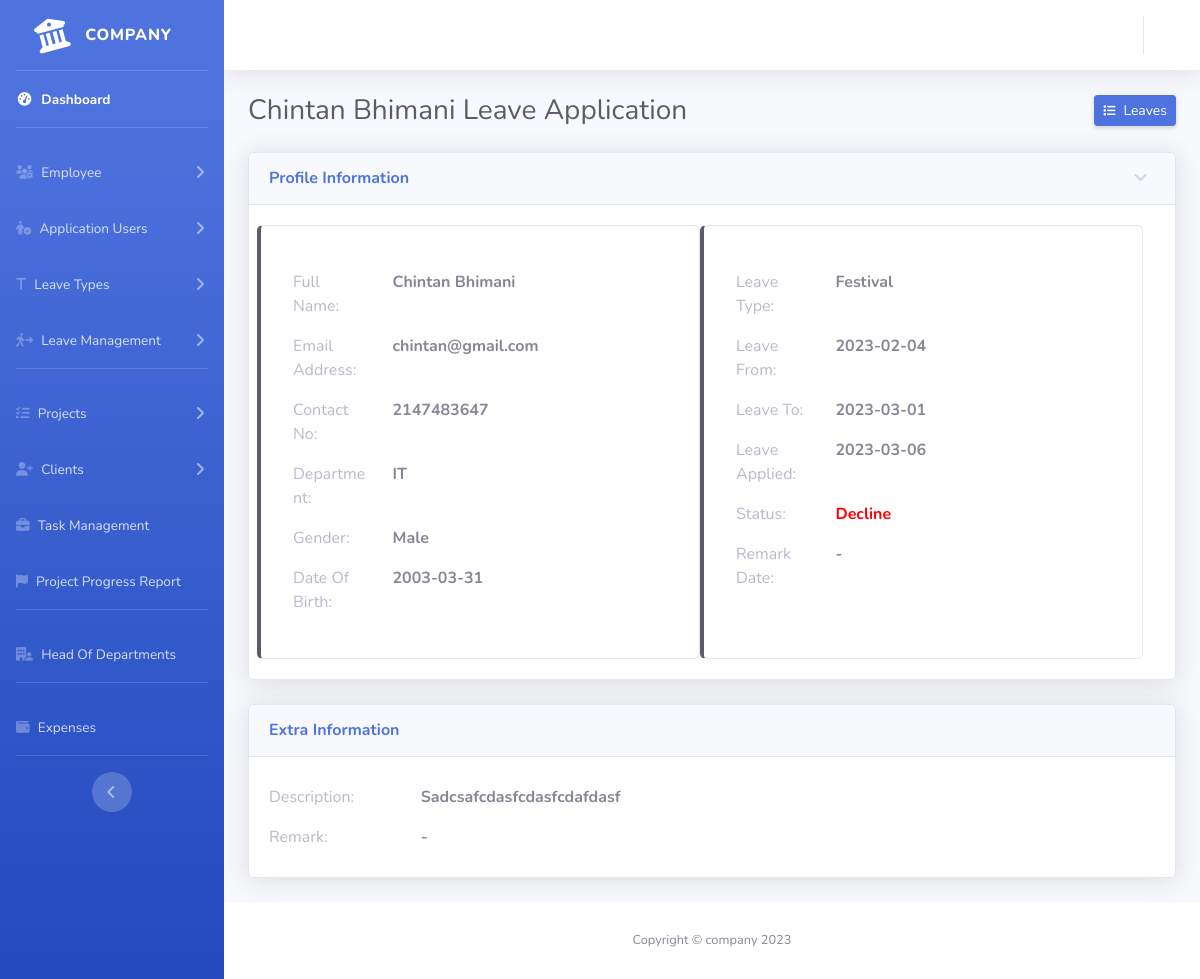
Page /admin/index.php?page=leave-viewer&leaveId=a398859fbd354b799932306fe9b04388 (signed in) on the committed database.
### tables this page shows
CREATE TABLE `employees` (
  `emp_id` text NOT NULL,
  `emp_first_name` varchar(100) NOT NULL,
  `emp_last_name` varchar(100) NOT NULL,
  `emp_code` bigint(20) NOT NULL,
  `emp_description` text DEFAULT NULL,
  `emp_gender` varchar(10) NOT NULL,
  `emp_dob` date NOT NULL,
  `emp_mob` int(20) NOT NULL,
  `emp_email` varchar(100) NOT NULL,
  `emp_address` text DEFAULT NULL,
  `emp_department` varchar(100) NOT NULL,
  `emp_designation` varchar(100) NOT NULL,
  `emp_hod_name` varchar(100) NOT NULL,
  `emp_joining_date` date NOT NULL,
  `emp_confirmation_date` date DEFAULT NULL,
  `emp_leaving_date` date DEFAULT '2001-01-01',
  `emp_working_hours` time NOT NULL,
  `emp_profile_pic` varchar(100) DEFAULT NULL
);

CREATE TABLE `leavestype` (
  `leave_type_id` text NOT NULL,
  `leave_type` varchar(255) NOT NULL,
  `leave_description` text NOT NULL,
  `createdAt` timestamp NOT NULL DEFAULT current_timestamp()
);

CREATE TABLE `leaves` (
  `leave_id` text NOT NULL,
  `leave_type` varchar(255) NOT NULL,
  `from_date` date NOT NULL,
  `to_date` date NOT NULL,
  `posting_date` varchar(255) NOT NULL,
  `admin_remarks` varchar(255) DEFAULT NULL,
  `admin_remarks_date` varchar(255) DEFAULT NULL,
  `leave_status` int(10) NOT NULL,
  `is_read` int(10) NOT NULL,
  `user_id` text NOT NULL,
  `leave_description` text DEFAULT NULL
);

### admin/leave-viewer.php (the view, shortened to what this page needs)
<?php
$leaveId = $_GET['leaveId'];
$qry = $con->query("SELECT * FROM leaves WHERE leave_id ='$leaveId'");
while ($row = $qry->fetch_assoc()) {
    $userId = $row['user_id'];
    $user = $con->query("SELECT emp_id FROM users WHERE user_id='$userId'");
    while ($u = $user->fetch_assoc()) {
        $empId = $u['emp_id'];
        $emp = $con->query("SELECT * FROM employees WHERE emp_id='$empId'");
        while ($e = $emp->fetch_assoc()) { ?>
            <div class="container-fluid">
                <div class="d-sm-flex align-items-center justify-content-between mb-4">
                    <h1 class="h3 mb-0 text-gray-800">
                        <?php echo $e['emp_first_name'] . " " . $e['emp_last_name'] . " " ?>Leave Application
                    </h1>
                    <a href="./index.php?page=leave-dashboard" class="d-none d-sm-inline-block btn btn-sm btn-primary shadow-sm"><i class="fas fa-list fa-sm text-white mr-2"></i>Leaves</a>
                </div>
                <div class="row">
                    <div class="col-lg-12">
                        <div class="card shadow mb-4">
                            <a href="#collapseCardExample" class="d-block card-header py-3" data-toggle="collapse" role="button" aria-expanded="true" aria-controls="collapseCardExample">
                                <h6 class="m-0 font-weight-bold text-primary">Profile Information</h6>
                            </a>
                            <div class="collapse show" id="collapseCardExample">
                                <div class="card-body">
                                    <div class="row">
                                        <div class="col-lg-12 row justify-content-around">
                                            <div class="card col-lg-6 py-3 border-left-dark">
                                                <div class="card-body">
                                                    <div class="row">
                                                        <div class="col-lg-3 my-2">
                                                            <span class="mr-2 d-none d-lg-inline text-gray-500">Full Name:</span>
                                                        </div>
                                                        <div class="col-lg-9 my-2">
                                                            <span class="font-weight-bold">
                                                                <?php echo ucwords($e['emp_first_name'] . " " . $e['emp_last_name']) ?>
                                                            </span>
                                                        </div>
                                                        <div class="col-lg-3 my-2">
                                                            <span class="mr-2 d-none d-lg-inline text-gray-500">Email
                                                                Address:</span>
                                                        </div>
                                                        <div class="col-lg-9 my-2">
                                                            <span class="font-weight-bold">
                                                                <?php echo $e['emp_email'] ?>
                                                            </span>
                                                        </div>
                                                        <div class="col-lg-3 my-2">
                                                            <span class="mr-2 d-none d-lg-inline text-gray-500">Contact No:</span>
                                                        </div>
                                                        <div class="col-lg-9 my-2">
                                                            <span class="font-weight-bold">
                                                                <?php echo $e['emp_mob'] ?>
                                                            </span>
                                                        </div>
                                                        <div class="col-lg-3 my-2">
                                                            <span class="mr-2 d-none d-lg-inline text-gray-500">Department:</span>
                                                        </div>
                                                        <div class="col-lg-9 my-2">
                                                            <span class="font-weight-bold">
                                                                <?php echo ucwords($e['emp_department']) ?>
                                                            </span>
                                                        </div>
                                                        <div class="col-lg-3 my-2">
                                                            <span class="mr-2 d-none d-lg-inline text-gray-500">Gender:</span>
                                                        </div>
                                                        <div class="col-lg-9 my-2">
                                                            <span class="font-weight-bold">
                                                                <?php echo ucwords($e['emp_gender']) ?>
                                                            </span>
                                                        </div>
                                                        <div class="col-lg-3 my-2">
                                                            <span class="mr-2 d-none d-lg-inline text-gray-500">Date Of Birth:</span>
                                                        </div>
                                                        <div class="col-lg-9 my-2">
                                                            <span class="font-weight-bold">
                                                                <?php echo ucwords($e['emp_dob']) ?>
                                                            </span>
                                                        </div>
                                                    </div>
                                                </div>
                                            </div>
                                            <div class="card col-lg-6  py-3 border-left-dark">
                                                <div class="card-body">
                                                    <div class="row">
                                                        <div class="col-lg-3 my-2">
                                                            <span class="mr-2 d-none d-lg-inline text-gray-500">Leave Type:</span>
                                                        </div>
                                                        <div class="col-lg-9 my-2">
                                                            <span class="font-weight-bold">
                                                                <?php
                                                                $typeId = $row['leave_type'];
                                                                $leaveType = $con->query("SELECT * FROM leavestype WHERE leave_type_id ='$typeId'");
                                                                while ($r = $leaveType->fetch_assoc()) {
                                                                    echo $r['leave_type'];
                                                                } ?>
                                                            </span>
                                                        </div>
                                                        <div class="col-lg-3 my-2">
                                                            <span class="mr-2 d-none d-lg-inline text-gray-500">Leave From:</span>
                                                        </div>
                                                        <div class="col-lg-9 my-2">
                                                            <span class="font-weight-bold">
                                                                <?php echo $row['from_date'] ?>
                                                            </span>
                                                        </div>
                                                        <div class="col-lg-3 my-2">
                                                            <span class="mr-2 d-none d-lg-inline text-gray-500">Leave To:</span>
                                                        </div>
                                                        <div class="col-lg-9 my-2">
                                                            <span class="font-weight-bold">
                                                                <?php echo $row['to_date'] ?>
                                                            </span>
                                                        </div>
                                                        <div class="col-lg-3 my-2">
                                                            <span class="mr-2 d-none d-lg-inline text-gray-500">Leave Applied:</span>
                                                        </div>
                                                        <div class="col-lg-9 my-2">
                                                            <span class="font-weight-bold">
                                                                <?php echo ucwords($row['posting_date']) ?>
                                                            </span>
                                                        </div>
                                                        <div class="col-lg-3 my-2">
                                                            <span class="mr-2 d-none d-lg-inline text-gray-500">Status:</span>
                                                        </div>
                                                        <div class="col-lg-9 my-2">
                                                            <span class="font-weight-bold">
                                                                <?php
                                                                if ($row['leave_status'] == 0) { ?>
                                                                    <span style="color: blue">Pending</span>
                                                                <?php } else if ($row['leave_status'] == 1) { ?>
                                                                    <span style="color: red">Decline</span>
                                                                <?php } else { ?>
                                                                    <span style="color: green">Approved</span>
                                                                <?php } ?>
                                                            </span>
                                                        </div>
                                                        <div class="col-lg-3 my-2">
                                                            <span class="mr-2 d-none d-lg-inline text-gray-500">Remark Date:</span>
                                                        </div>
                                                        <div class="col-lg-9 my-2">
                                                            <span class="font-weight-bold">
                                                                <?php
                                                                if (!empty($row['admin_remarks_date'])) {
                                                                    echo ucwords($row['admin_remarks_date']);
                                                                } else {
                                                                    echo "-";
                                                                } ?>
                                                            </span>
                                                        </div>
                                                    </div>
                                                </div>
                                            </div>
                                        </div>
                                    </div>
                                </div>
                            </div>
                        </div>
                    </div>
                    <div class="col-lg-12">
                        <div class="card shadow mb-4">
                            <div class="card-header py-3">
                                <h6 class="m-0 font-weight-bold text-primary">Extra Information</h6>
                            </div>
                            <div class="card-body">
                                <div class="row">
                                    <div class="col-lg-2 my-2">
                                        <span class="mr-2 d-none d-lg-inline text-gray-500">Description:</span>
                                    </div>
                                    <div class="col-lg-10 my-2">
                                        <span class="font-weight-bold">
                                            <?php
                                            if (!empty($row['leave_description'])) {
                                                echo ucwords($row['leave_description']);
                                            } else {
                                                echo '-';
                                            }
                                            ?>
                                        </span>
                                    </div>
                                    <div class="col-lg-2 my-2">
                                        <span class="mr-2 d-none d-lg-inline text-gray-500">Remark:</span>
                                    </div>
                                    <div class="col-lg-10 my-2">
                                        <span class="font-weight-bold">
                                            <?php
                                            if (!empty($row['admin_remarks'])) {
                                                echo ucwords($row['admin_remarks']);
                                            } else {
                                                echo '-';
                                            } ?>
                                        </span>
                                    </div>
                                </div>
                            </div>
                        </div>
                    </div>
                </div>
            </div>
<?php
        }
    }
} ?>

### rows in the picture
leaves: from_date "2023-02-04", to_date "2023-03-01", posting_date "2023-03-06", leave_description "Sadcsafcdasfcdasfcdafdasf"
employees: emp_first_name "Chintan", emp_last_name "Bhimani", emp_first_name+emp_last_name "Chintan Bhimani", emp_email "chintan@gmail.com", emp_mob "2147483647", emp_department "IT", emp_gender "Male", emp_dob "2003-03-31"
leavestype: leave_type "Festival"
